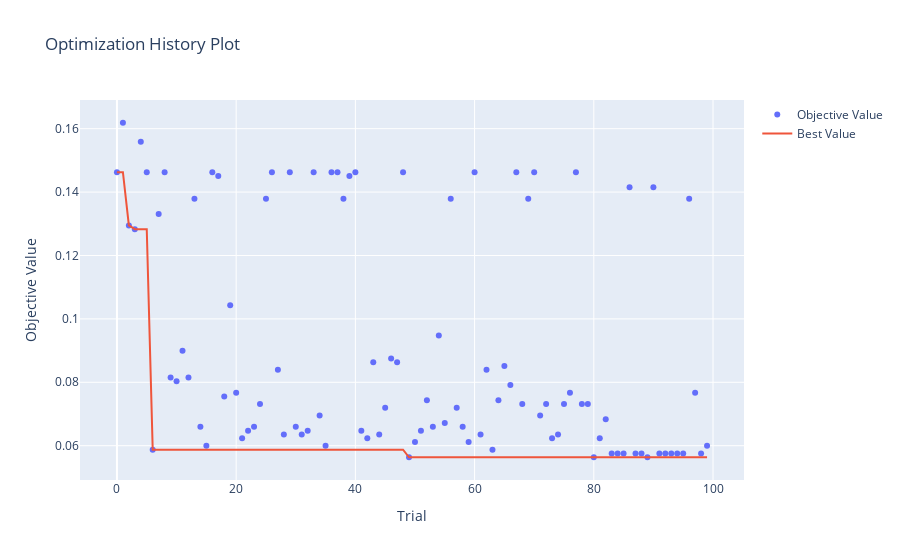

This figure's notebook cell:
### Code cell
import matplotlib.pyplot as plt

fig = optuna.visualization.plot_optimization_history(study)
fig.show()
